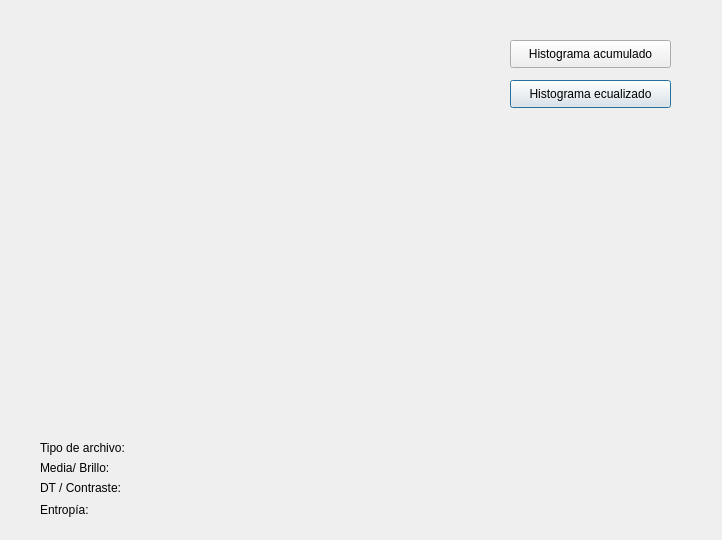
<?xml version="1.0" encoding="UTF-8"?>
<ui version="4.0">
 <class>Graphic</class>
 <widget class="QDialog" name="Graphic">
  <property name="geometry">
   <rect>
    <x>0</x>
    <y>0</y>
    <width>722</width>
    <height>540</height>
   </rect>
  </property>
  <property name="windowTitle">
   <string>Dialog</string>
  </property>
  <widget class="QCustomPlot" name="plot" native="true">
   <property name="enabled">
    <bool>true</bool>
   </property>
   <property name="geometry">
    <rect>
     <x>30</x>
     <y>30</y>
     <width>451</width>
     <height>391</height>
    </rect>
   </property>
   <property name="mouseTracking">
    <bool>false</bool>
   </property>
  </widget>
  <widget class="QPushButton" name="histograma_ec">
   <property name="geometry">
    <rect>
     <x>510</x>
     <y>80</y>
     <width>161</width>
     <height>28</height>
    </rect>
   </property>
   <property name="text">
    <string>Histograma ecualizado</string>
   </property>
  </widget>
  <widget class="QLabel" name="label">
   <property name="geometry">
    <rect>
     <x>40</x>
     <y>440</y>
     <width>101</width>
     <height>16</height>
    </rect>
   </property>
   <property name="text">
    <string>Tipo de archivo: </string>
   </property>
  </widget>
  <widget class="QLabel" name="etiqueta_tipo">
   <property name="geometry">
    <rect>
     <x>150</x>
     <y>440</y>
     <width>281</width>
     <height>16</height>
    </rect>
   </property>
   <property name="text">
    <string/>
   </property>
  </widget>
  <widget class="QLabel" name="label_2">
   <property name="geometry">
    <rect>
     <x>40</x>
     <y>460</y>
     <width>81</width>
     <height>16</height>
    </rect>
   </property>
   <property name="text">
    <string>Media/ Brillo:</string>
   </property>
  </widget>
  <widget class="QLabel" name="etiqueta_brillo">
   <property name="geometry">
    <rect>
     <x>150</x>
     <y>460</y>
     <width>121</width>
     <height>16</height>
    </rect>
   </property>
   <property name="text">
    <string/>
   </property>
  </widget>
  <widget class="QLabel" name="label_3">
   <property name="geometry">
    <rect>
     <x>40</x>
     <y>480</y>
     <width>91</width>
     <height>16</height>
    </rect>
   </property>
   <property name="text">
    <string>DT / Contraste:</string>
   </property>
  </widget>
  <widget class="QLabel" name="etiqueta_contraste">
   <property name="geometry">
    <rect>
     <x>150</x>
     <y>480</y>
     <width>151</width>
     <height>16</height>
    </rect>
   </property>
   <property name="text">
    <string/>
   </property>
  </widget>
  <widget class="QLabel" name="label_4">
   <property name="geometry">
    <rect>
     <x>40</x>
     <y>500</y>
     <width>61</width>
     <height>20</height>
    </rect>
   </property>
   <property name="text">
    <string>Entropía: </string>
   </property>
  </widget>
  <widget class="QLabel" name="etiqueta_entropia">
   <property name="geometry">
    <rect>
     <x>150</x>
     <y>500</y>
     <width>141</width>
     <height>16</height>
    </rect>
   </property>
   <property name="text">
    <string/>
   </property>
  </widget>
  <widget class="QPushButton" name="pushButton">
   <property name="geometry">
    <rect>
     <x>510</x>
     <y>40</y>
     <width>161</width>
     <height>28</height>
    </rect>
   </property>
   <property name="text">
    <string>Histograma acumulado</string>
   </property>
  </widget>
 </widget>
 <customwidgets>
  <customwidget>
   <class>QCustomPlot</class>
   <extends>QWidget</extends>
   <header location="global">qcustomplot.h</header>
   <container>1</container>
  </customwidget>
 </customwidgets>
 <resources/>
 <connections/>
</ui>
